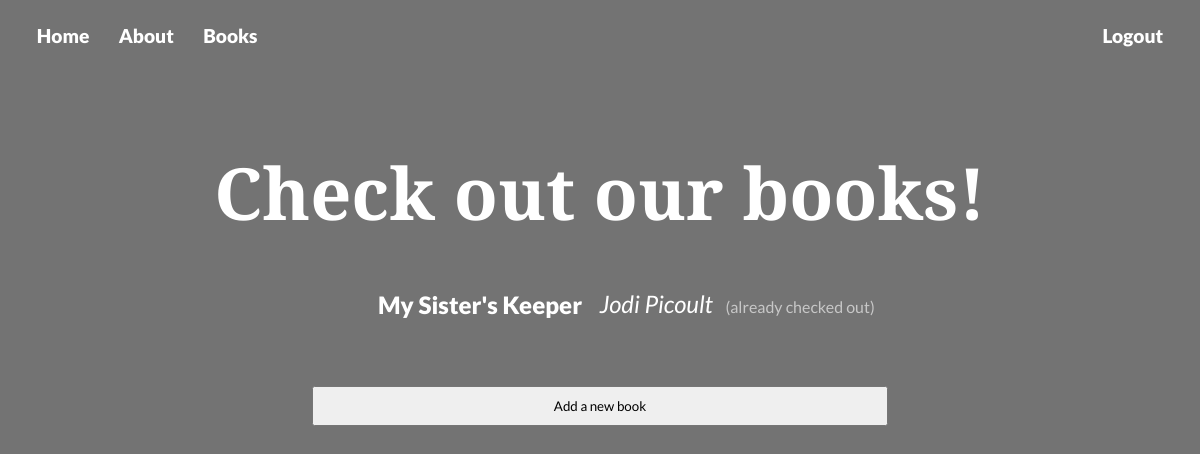
Before: /books/ (signed in) with the older database file.
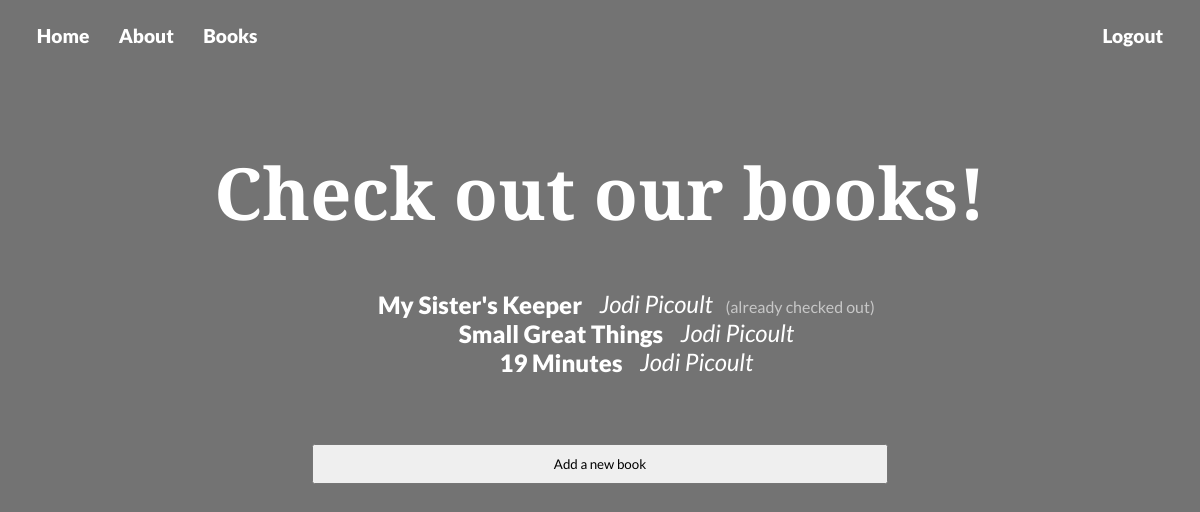
After: the same page with the newer database file.
### library/models.py (models this page shows, shortened)
class Book(models.Model):
    title = models.CharField(max_length=50)
    author = models.ForeignKey(Author, on_delete=models.SET_NULL, null=True)
    borrower = models.ForeignKey(User, on_delete=models.SET_NULL, null=True)

class Author(models.Model):
    name = models.CharField(max_length=50)

### library/views.py (the view)
# urls.py: path('books/', views.books, name='library-books'),
@login_required
def books(request):
    data = { 'booklist': Book.objects.all() }
    return render(request, 'books.html', data)

### library/templates/books.html
{% extends "base.html" %}
{% block content %}
    <h1>Check out our books!</h1>
    <ul id="books-container">
        {% for book in booklist %}
            <li>
                <a href="{% url 'library-show' book_id=book.id %}">
                    {{ book.title }}
                </a>
                <span style="font-style: italic;">{{ book.author.name }}</span>
                {% if book.borrower %} <span class="helptext">(already checked out)</span> {% endif %}
            </li>
        {% endfor %}
    </ul>
    <a href="{% url 'books-create' %}"> <button>Add a new book</button></a>
{% endblock content %}

Changed rows visible on the page:
added Book: title "Small Great Things", author.name "Jodi Picoult"
added Book: title "19 Minutes", author.name "Jodi Picoult"
